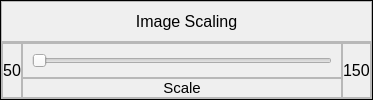
                     <widget class="QFrame" name="frame_sccaling_shell">
                      <property name="frameShape">
                       <enum>QFrame::Box</enum>
                      </property>
                      <property name="frameShadow">
                       <enum>QFrame::Plain</enum>
                      </property>
                      <layout class="QGridLayout" name="gridLayout_9">
                       <property name="leftMargin">
                        <number>0</number>
                       </property>
                       <property name="topMargin">
                        <number>0</number>
                       </property>
                       <property name="rightMargin">
                        <number>0</number>
                       </property>
                       <property name="bottomMargin">
                        <number>0</number>
                       </property>
                       <property name="spacing">
                        <number>0</number>
                       </property>
                       <item row="1" column="0">
                        <widget class="QFrame" name="frame_scaling_shell">
                         <property name="frameShape">
                          <enum>QFrame::StyledPanel</enum>
                         </property>
                         <property name="frameShadow">
                          <enum>QFrame::Raised</enum>
                         </property>
                         <layout class="QGridLayout" name="gridLayout_8">
                          <property name="leftMargin">
                           <number>0</number>
                          </property>
                          <property name="topMargin">
                           <number>0</number>
                          </property>
                          <property name="rightMargin">
                           <number>0</number>
                          </property>
                          <property name="bottomMargin">
                           <number>0</number>
                          </property>
                          <property name="spacing">
                           <number>0</number>
                          </property>
                          <item row="0" column="0" rowspan="2">
                           <widget class="QFrame" name="frame_scaling_lower">
                            <property name="sizePolicy">
                             <sizepolicy hsizetype="Expanding" vsizetype="Preferred">
                              <horstretch>0</horstretch>
                              <verstretch>0</verstretch>
                             </sizepolicy>
                            </property>
                            <property name="maximumSize">
                             <size>
                              <width>16772215</width>
                              <height>16777215</height>
                             </size>
                            </property>
                            <property name="frameShape">
                             <enum>QFrame::StyledPanel</enum>
                            </property>
                            <property name="frameShadow">
                             <enum>QFrame::Raised</enum>
                            </property>
                            <layout class="QHBoxLayout" name="horizontalLayout_28">
                             <property name="spacing">
                              <number>0</number>
                             </property>
                             <property name="leftMargin">
                              <number>0</number>
                             </property>
                             <property name="topMargin">
                              <number>0</number>
                             </property>
                             <property name="rightMargin">
                              <number>0</number>
                             </property>
                             <property name="bottomMargin">
                              <number>0</number>
                             </property>
                             <item>
                              <widget class="QLabel" name="label_scaling_lower">
                               <property name="font">
                                <font>
                                 <pointsize>12</pointsize>
                                </font>
                               </property>
                               <property name="text">
                                <string>50</string>
                               </property>
                               <property name="alignment">
                                <set>Qt::AlignRight|Qt::AlignTrailing|Qt::AlignVCenter</set>
                               </property>
                              </widget>
                             </item>
                            </layout>
                           </widget>
                          </item>
                          <item row="0" column="1">
                           <widget class="QFrame" name="frame_scaling_slider">
                            <property name="frameShape">
                             <enum>QFrame::StyledPanel</enum>
                            </property>
                            <property name="frameShadow">
                             <enum>QFrame::Raised</enum>
                            </property>
                            <layout class="QHBoxLayout" name="horizontalLayout_29">
                             <item>
                              <widget class="QSlider" name="slider_scaling">
                               <property name="sizePolicy">
                                <sizepolicy hsizetype="Preferred" vsizetype="Fixed">
                                 <horstretch>0</horstretch>
                                 <verstretch>0</verstretch>
                                </sizepolicy>
                               </property>
                               <property name="minimumSize">
                                <size>
                                 <width>300</width>
                                 <height>0</height>
                                </size>
                               </property>
                               <property name="maximumSize">
                                <size>
                                 <width>300</width>
                                 <height>16777215</height>
                                </size>
                               </property>
                               <property name="minimum">
                                <number>50</number>
                               </property>
                               <property name="maximum">
                                <number>150</number>
                               </property>
                               <property name="pageStep">
                                <number>25</number>
                               </property>
                               <property name="sliderPosition">
                                <number>50</number>
                               </property>
                               <property name="orientation">
                                <enum>Qt::Horizontal</enum>
                               </property>
                              </widget>
                             </item>
                            </layout>
                           </widget>
                          </item>
                          <item row="0" column="2" rowspan="2">
                           <widget class="QFrame" name="frame_scaling_upper">
                            <property name="sizePolicy">
                             <sizepolicy hsizetype="Expanding" vsizetype="Preferred">
                              <horstretch>0</horstretch>
                              <verstretch>0</verstretch>
                             </sizepolicy>
                            </property>
                            <property name="maximumSize">
                             <size>
                              <width>16772215</width>
                              <height>16777215</height>
                             </size>
                            </property>
                            <property name="frameShape">
                             <enum>QFrame::StyledPanel</enum>
                            </property>
                            <property name="frameShadow">
                             <enum>QFrame::Raised</enum>
                            </property>
                            <layout class="QHBoxLayout" name="horizontalLayout_30">
                             <property name="spacing">
                              <number>0</number>
                             </property>
                             <property name="leftMargin">
                              <number>0</number>
                             </property>
                             <property name="topMargin">
                              <number>0</number>
                             </property>
                             <property name="rightMargin">
                              <number>0</number>
                             </property>
                             <property name="bottomMargin">
                              <number>0</number>
                             </property>
                             <item>
                              <widget class="QLabel" name="label_scaling_upper">
                               <property name="font">
                                <font>
                                 <pointsize>12</pointsize>
                                </font>
                               </property>
                               <property name="text">
                                <string>150</string>
                               </property>
                               <property name="alignment">
                                <set>Qt::AlignLeading|Qt::AlignLeft|Qt::AlignVCenter</set>
                               </property>
                              </widget>
                             </item>
                            </layout>
                           </widget>
                          </item>
                          <item row="1" column="1">
                           <widget class="QFrame" name="frame_scaling_value">
                            <property name="frameShape">
                             <enum>QFrame::StyledPanel</enum>
                            </property>
                            <property name="frameShadow">
                             <enum>QFrame::Raised</enum>
                            </property>
                            <layout class="QHBoxLayout" name="horizontalLayout_31">
                             <property name="spacing">
                              <number>0</number>
                             </property>
                             <property name="leftMargin">
                              <number>0</number>
                             </property>
                             <property name="topMargin">
                              <number>0</number>
                             </property>
                             <property name="rightMargin">
                              <number>0</number>
                             </property>
                             <property name="bottomMargin">
                              <number>0</number>
                             </property>
                             <item>
                              <widget class="QLabel" name="label_scaling_value">
                               <property name="font">
                                <font>
                                 <pointsize>11</pointsize>
                                </font>
                               </property>
                               <property name="text">
                                <string>Scale</string>
                               </property>
                               <property name="alignment">
                                <set>Qt::AlignCenter</set>
                               </property>
                              </widget>
                             </item>
                            </layout>
                           </widget>
                          </item>
                         </layout>
                        </widget>
                       </item>
                       <item row="0" column="0">
                        <widget class="QFrame" name="frame_scaling_label">
                         <property name="maximumSize">
                          <size>
                           <width>16777215</width>
                           <height>50</height>
                          </size>
                         </property>
                         <property name="frameShape">
                          <enum>QFrame::StyledPanel</enum>
                         </property>
                         <property name="frameShadow">
                          <enum>QFrame::Raised</enum>
                         </property>
                         <layout class="QHBoxLayout" name="horizontalLayout_27">
                          <item>
                           <widget class="QLabel" name="label_scaling_settings">
                            <property name="font">
                             <font>
                              <pointsize>12</pointsize>
                             </font>
                            </property>
                            <property name="text">
                             <string>Image Scaling</string>
                            </property>
                            <property name="alignment">
                             <set>Qt::AlignCenter</set>
                            </property>
                           </widget>
                          </item>
                         </layout>
                        </widget>
                       </item>
                      </layout>
                     </widget>
